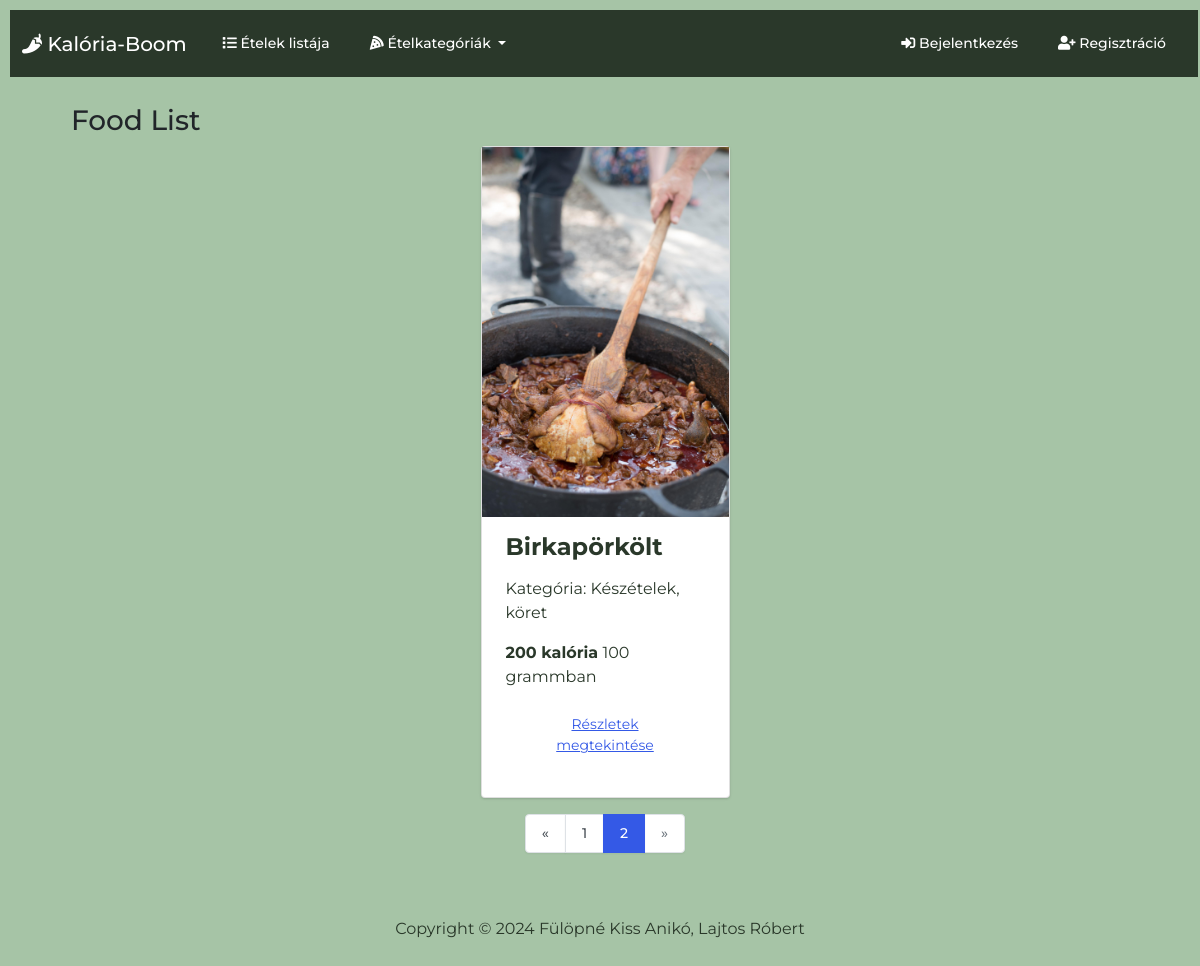
Screenshot of /?page=2 with the database file from the repository.
### foodtracker/models.py (models this page shows, shortened)
class Food(models.Model):
    food_name = models.CharField(max_length=200)
    quantity = models.DecimalField(max_digits=7, decimal_places=2, default=100.00)
    calories = models.IntegerField(default=0)
    fat = models.DecimalField(max_digits=7, decimal_places=2)
    carbohydrates = models.DecimalField(max_digits=7, decimal_places=2)
    protein = models.DecimalField(max_digits=7, decimal_places=2)
    category = models.ForeignKey(FoodCategory, on_delete=models.CASCADE, related_name='food_category')

class Image(models.Model):
    food = models.ForeignKey(Food, on_delete=models.CASCADE, related_name='get_images')
    image = models.ImageField(upload_to='images/')

class FoodCategory(models.Model):
    category_name = models.CharField(max_length=50)
    class Meta:
        verbose_name = 'Food Category'
        verbose_name_plural = 'Food Categories'
    def __str__(self):
        return f'{self.category_name}'
    @property
    def count_food_by_category(self):
        return Food.objects.filter(category=self).count()

### foodtracker/views.py (the view)
# urls.py: path('', views.food_list, name='food_list'),
def food_list(request):
    return food_list_view(request)

### foodtracker/views.py (called while the page is built)
def food_list_view(request):
    foods = Food.objects.all()
    for food in foods:
        food.image = food.get_images.first()
    page = request.GET.get('page', 1)
    paginator = Paginator(foods, 4)
    try:
        pages = paginator.page(page)
    except PageNotAnInteger:
        pages = paginator.page(1)
    except EmptyPage:
        pages = paginator.page(paginator.num_pages)
    return render(request, 'food_list.html', {
        'categories': FoodCategory.objects.all(),
        'foods': foods,
        'pages': pages,
        'title': 'Food List'
    })

### templates/food_list.html (shortened to what this page needs)
{% extends 'base.html' %}
{% block body %}
<div class='py-4 mt-auto'>
    <div class='container px-4'>
        <h3>{{ title }}</h3>
        <div class='row justify-content-center'>
        {% for food in pages %}
            <div class='col-sm-12 col-md-12 col-lg-4 col-xl-3 d-flex align-items-stretch'>
                <div class='card bg-secondary mb-3'>
                    <a href='#'>
                        <img
                            src="{{ food.image.image.url|default:'../../static/images/no_image.png' }}"
                            class='img-fluid'
                            alt='food image'
                        >
                    </a>
                    <div class='card-body'>
                        <h4 class='card-title'>
                            <strong>{{ food.food_name }}</strong>
                        </h4>
                        <p class='card-text'>
                            <div class='my-3'>
                                Kategória: {{ food.category }}
                            </div>
                        </p>
                        <p class='card-text'>
                            <div class='my-3'>
                                <strong>{{ food.calories}} kalória</strong>  {{ food.quantity|floatformat:0 }} grammban
                            </div>
                        </p>
                        <p class='card-text'>
                            <div class='my-3'>
                                <a href="{% url 'food_details' food.id %}" type='button' class='btn btn-link'>
                                    Részletek megtekintése
                                </a>
                            </div>
                        </p>
                    </div>
                </div>
            </div>
        {% endfor %}
        {% if pages.has_other_pages %}
            <div class='d-flex justify-content-center'>
                <ul class='pagination'>
                    {% if pages.has_previous %}
                        <li class='page-item'>
                            <a class='page-link' href='?page={{ pages.previous_page_number }}'>&laquo;</a>
                        </li>
                    {% else %}
                        <li class='page-item disabled'>
                            <a class='page-link' href='#'>&laquo;</a>
                        </li>
                    {% endif %}
                    {% for i in pages.paginator.page_range %}
                        {% if pages.number == i %}
                            <li class='page-item active'>
                                <a class='page-link' href='#'>{{ i }}</a>
                            </li>
                        {% else %}
                            <li class='page-item'>
                                <a class='page-link' href='?page={{ i }}'>{{ i }}</a>
                            </li>
                        {% endif %}
                    {% endfor %}
                    {% if pages.has_next %}
                        <li class='page-item'>
                            <a class='page-link' href='?page={{ pages.next_page_number }}'>&raquo;</a>
                        </li>
                    {% else %}
                        <li class='page-item disabled'>
                            <a class='page-link' href='#'>&raquo;</a>
                        </li>
                    {% endif %}
                </ul>
            </div>
        {% endif %}
    </div>
</div>
{% endblock %}

### static/css/styles.css (style rules this page uses)
html { position: relative; min-height: 100%; }
body { margin: 80px 0 90px 10px; font-family: 'Montserrat', sans-serif !important; background-size: cover; background-color: rgb(166, 196, 166); color: rgb(42, 56, 42); ; }

### rows the page displays
Food: image.image (picture), food_name "Birkapörkölt", category "Készételek, köret", calories "200", quantity "100"

### other values shown
{{ title }} "Food List"
{{ i }} "1"
{{ i }} "2"
